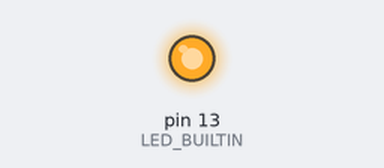
Bench run of a sketch on a simulated Arduino Uno, built with avr-gcc and run on an emulated ATmega328P. On the bench: output pins drawn as LEDs (lit = HIGH).

Above: at 0.5 s.
At 29.5 s:
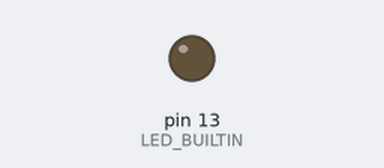
Timing chart, 0 to 31.2 s (numbered marks = the images above):
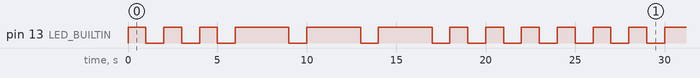

Measured:
- by itself, pin 13 (LED_BUILTIN): repeats every 24.0 s: 2 × (LOW 1.0 s, HIGH 1.0 s), 3 × (LOW 1.0 s, HIGH 3.0 s), 4 × (LOW 1.0 s, HIGH 1.0 s)
- by itself, everything shown: repeats every 24.0 s, in 18 steps

The sketch:

Blink.ino
```cpp
/*
  Blink SOS with onboard LED
*/

const int DOT_DURATION = 1000;
const int DASH_DURATION = 3000;
const int SPACE_BETWEEN_DOTS_DURATION = 1000;
const int SPACE_BETWEEN_LETTERS_DURATION = 3000;
const int SPACE_BETWEEN_WORDS_DURATION = 7000;

// the setup function runs once when you press reset or power the board
void setup() {
  // initialize digital pin LED_BUILTIN as an output.
  pinMode(LED_BUILTIN, OUTPUT);
}

// the loop function runs over and over again forever
void loop() {
  sos();
}

/**
The SOS signal in Morse code is transmitted by sending three dots, three dashes, and then three more dots, with no spaces between the letters.
The timings for each element of the SOS signal are:
- Dot: One second long
- Dash: Three seconds long
- Space between dots and dashes within a letter: One second long
- Space between letters: Three seconds long
- Space between words: Seven seconds long
**/
void sos() {
  // three dots
  blinkDots(3);

  // three dashes
  blinkDashes(3);

  // three more dots
  blinkDots(3);
}

/**
Dot: One second long
Space between dots and dashes within a letter: One second long
**/
void blinkDots(int count) {
  for (int i=0; i<count; i++) {
   blink(DOT_DURATION, SPACE_BETWEEN_DOTS_DURATION);
  }
}

/**
Dash: Three seconds long
Space between dots and dashes within a letter: One second long
**/
void blinkDashes(int count) {
  for (int i=0; i<count; i++) {
   blink(DASH_DURATION, SPACE_BETWEEN_DOTS_DURATION);
  }
}

void delayBetweenLetters() {
  delay(SPACE_BETWEEN_LETTERS_DURATION);
}

/**
Core logic to blink LED
**/
void blink(int blinkDuration, int spaceDuration) {
  digitalWrite(LED_BUILTIN, HIGH);
  delay(blinkDuration);
  digitalWrite(LED_BUILTIN, LOW);
  delay(spaceDuration);
}
```
